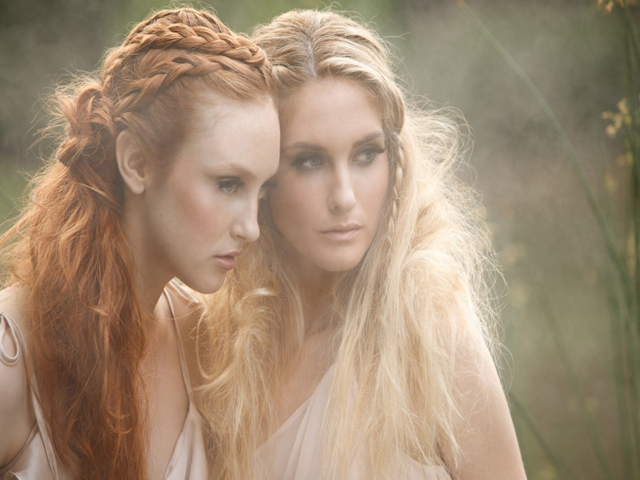
#> input picture image/girls.tif, 640 x 480 px
$ python -i dcp.py   (imports and definitions only)   (older library calls are emulated)
#> lines starting #> are read from the running program, lines starting #| are printed output that depends on the picture
import cv2
import math
import numpy as np


def DarkChannel(im,sz):
    b,g,r = cv2.split(im)
    dc = cv2.min(cv2.min(r,g),b)
    kernel = cv2.getStructuringElement(cv2.MORPH_RECT,(sz,sz))
    dark = cv2.erode(dc,kernel)
    return dark

def AtmLight(im,dark):
    [h,w] = im.shape[:2]
    imsz = h*w
    numpx = int(max(math.floor(imsz/1000),1))
    darkvec = dark.reshape(imsz)
    imvec = im.reshape(imsz,3)

    indices = darkvec.argsort()
    indices = indices[imsz-numpx::]

    atmsum = np.zeros([1,3])
    for ind in range(1,numpx):
        atmsum = atmsum + imvec[indices[ind]]

    A = atmsum / numpx
    return A

def TransmissionEstimate(im,A,sz):
    omega = 0.95
    im3 = np.empty(im.shape,im.dtype)

    for ind in range(0,3):
        im3[:,:,ind] = im[:,:,ind]/A[0,ind]

    transmission = 1 - omega*DarkChannel(im3,sz)
    return transmission

def Guidedfilter(im,p,r,eps):
    mean_I = cv2.boxFilter(im,cv2.CV_64F,(r,r))
    mean_p = cv2.boxFilter(p, cv2.CV_64F,(r,r))
    mean_Ip = cv2.boxFilter(im*p,cv2.CV_64F,(r,r))
    cov_Ip = mean_Ip - mean_I*mean_p

    mean_II = cv2.boxFilter(im*im,cv2.CV_64F,(r,r))
    var_I   = mean_II - mean_I*mean_I

    a = cov_Ip/(var_I + eps)
    b = mean_p - a*mean_I

    mean_a = cv2.boxFilter(a,cv2.CV_64F,(r,r))
    mean_b = cv2.boxFilter(b,cv2.CV_64F,(r,r))

    q = mean_a*im + mean_b
    return q

def TransmissionRefine(im,et):
    gray = cv2.cvtColor(im,cv2.COLOR_BGR2GRAY)
    gray = np.float64(gray)/255
    r = 60
    eps = 0.0001
    t = Guidedfilter(gray,et,r,eps)

    return t

def Recover(im,t,A,tx = 0.1):
    res = np.empty(im.shape,im.dtype)
    t = cv2.max(t,tx)

    for ind in range(0,3):
        res[:,:,ind] = (im[:,:,ind]-A[0,ind])/t + A[0,ind]

    return res

def estimate_transmission(src):
    I = src.astype('float64')/255
    dark = DarkChannel(I,15)
    A = AtmLight(I,dark)
    te = TransmissionEstimate(I,A,15)
    t = TransmissionRefine(src,te)
    # J = Recover(I,t,A,0.1)
    return t

>>> import cv2
>>> picture = cv2.imread('../image/girls.tif')
#> picture is the input picture: shape (480, 640, 3); mean B, G, R 116.1, 139.8, 161.9
>>> result = estimate_transmission(picture)
#> in DarkChannel, `dark = cv2.erode(dc,kernel)`:
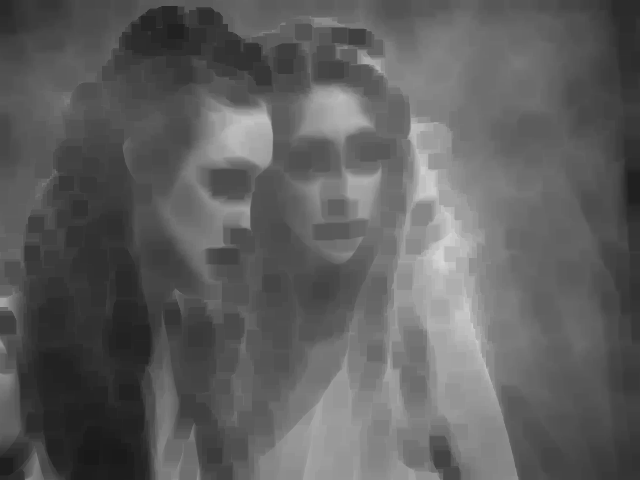
#> dark: shape (480, 640) float64; min 0.098, max 0.847, mean 0.37
#> in AtmLight, `indices = indices[imsz-numpx::]`: indices = 307 values, max 209752 at index 66, min 107301 at index 20, mean 153036.5
#> the loop in AtmLight, `for ind in range(1,numpx):` made 306 passes
#> atmsum on passes 1 to 3: [[0.89, 0.957, 1]], [[1.74, 1.89, 1.99]], [[2.66, 2.86, 2.98]]
#> after the loop in AtmLight, `for ind in range(1,numpx):`: atmsum = [[270.7, 290.2, 302.7]]
#> in AtmLight, `A = atmsum / numpx`: A = [[0.882, 0.945, 0.986]]
#> after the loop in TransmissionEstimate, `for ind in range(0,3):`:
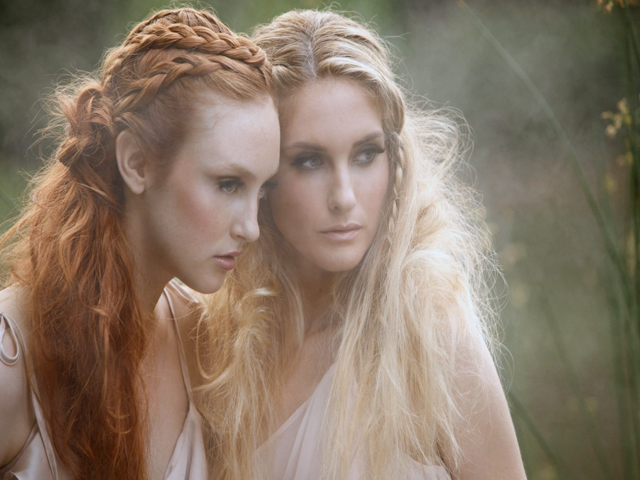
#> im3: shape (480, 640, 3) float64; mean B, G, R 0.516, 0.58, 0.644; drawn with min black and max white
#> in Guidedfilter, `cov_Ip = mean_Ip - mean_I*mean_p`:
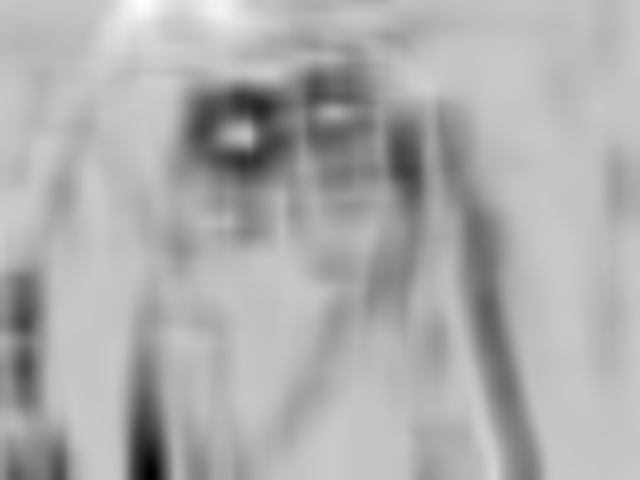
#> cov_Ip: shape (480, 640) float64; min -0.0261, max 0.00685, mean -0.0037; drawn with min black and max white
#> in Guidedfilter, `var_I   = mean_II - mean_I*mean_I`:
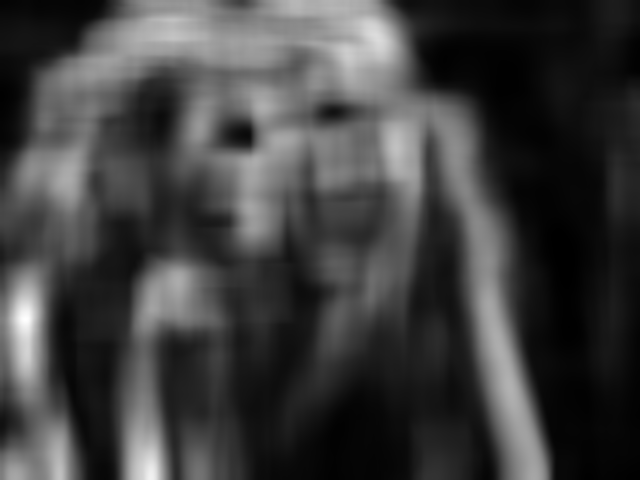
#> var_I: shape (480, 640) float64; min 0.00016, max 0.0291, mean 0.00736; drawn with min black and max white
#> in Guidedfilter, `mean_a = cv2.boxFilter(a,cv2.CV_64F,(r,r))`:
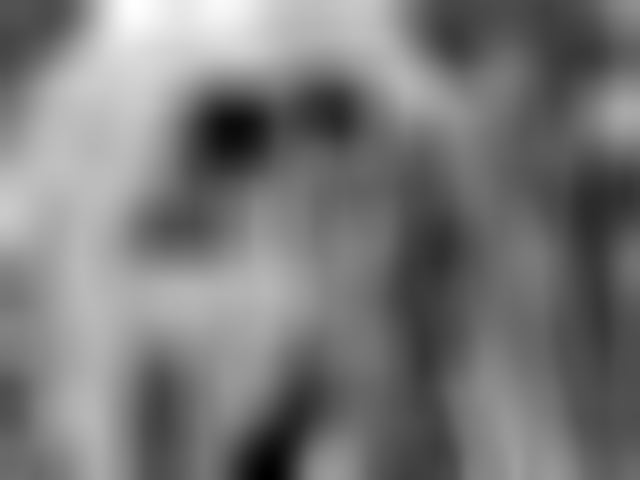
#> mean_a: shape (480, 640) float64; min -1.34, max 0.247, mean -0.587; drawn with min black and max white
#> in Guidedfilter, `mean_b = cv2.boxFilter(b,cv2.CV_64F,(r,r))`:
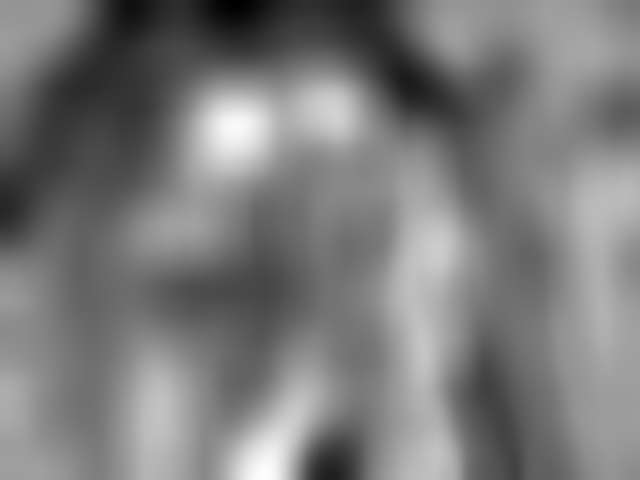
#> mean_b: shape (480, 640) float64; min 0.542, max 1.37, mean 0.941; drawn with min black and max white
#> in Guidedfilter, `q = mean_a*im + mean_b`:
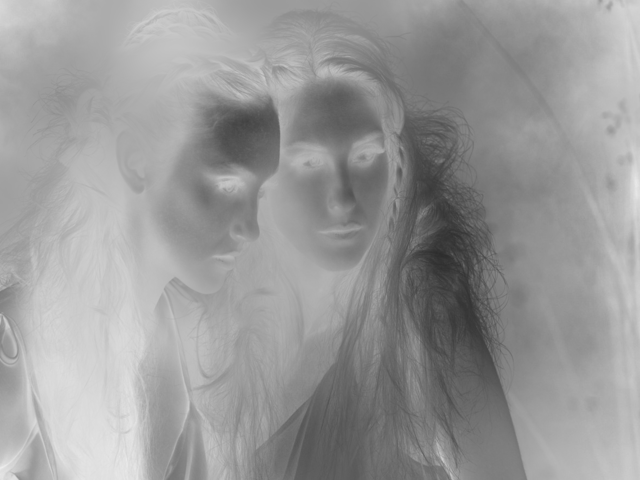
#> q: shape (480, 640) float64; min 0.177, max 0.93, mean 0.601

$ run again, on image/stadium.tif
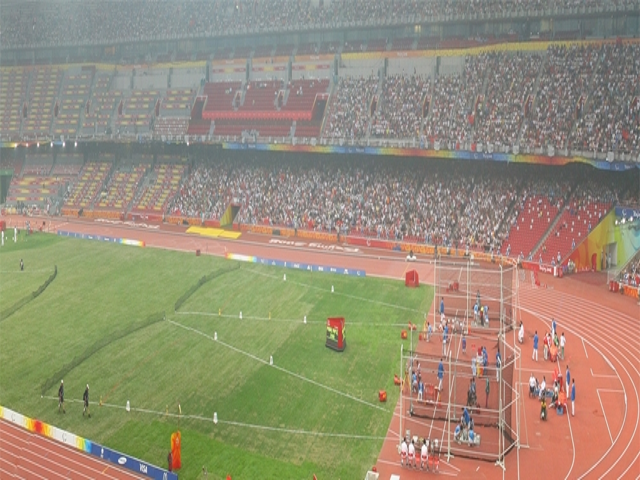
#> input picture image/stadium.tif, 640 x 480 px
#> picture is the input picture: shape (480, 640, 3); mean B, G, R 119.4, 141.2, 150.8
#> in DarkChannel, `dark = cv2.erode(dc,kernel)`:
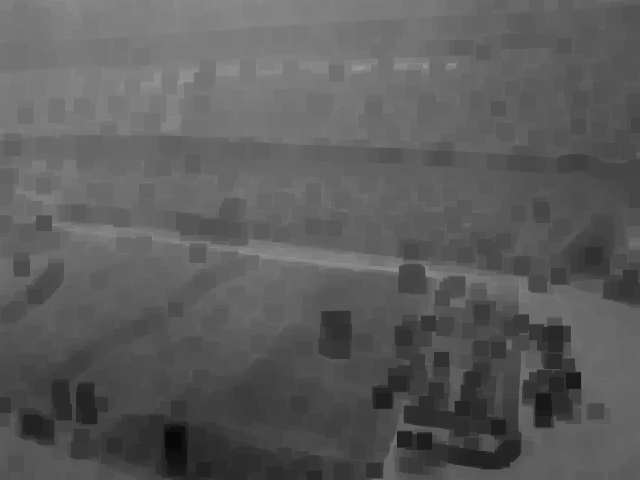
#> dark: shape (480, 640) float64; min 0.0314, max 0.612, mean 0.36
#> indices = 307 values, max 173195 at index 33, min 41383 at index 101, mean 52715.3
#> the loop in AtmLight, `for ind in range(1,numpx):` made 306 passes
#> atmsum on passes 1 to 3: [[0.651, 0.667, 0.655]], [[1.28, 1.31, 1.26]], [[1.89, 1.93, 1.85]]
#> after the loop in AtmLight, `for ind in range(1,numpx):`: atmsum = [[196.3, 200.1, 194.5]]
#> in AtmLight, `A = atmsum / numpx`: A = [[0.64, 0.652, 0.633]]
#> in Guidedfilter, `mean_b = cv2.boxFilter(b,cv2.CV_64F,(r,r))`:
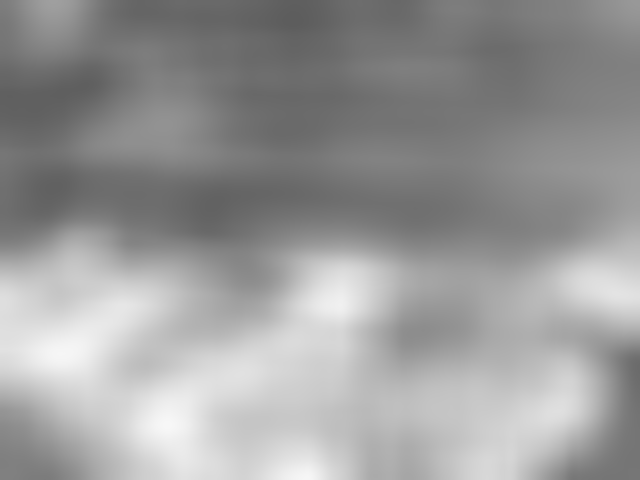
#> mean_b: shape (480, 640) float64; min 0.365, max 0.972, mean 0.605

$ run again, on image/waterfall.tif
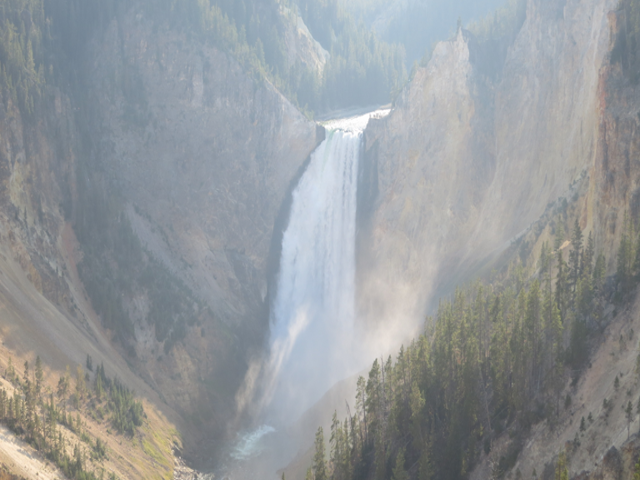
#> input picture image/waterfall.tif, 640 x 480 px
#> picture is the input picture: shape (480, 640, 3); mean B, G, R 155.4, 152.7, 148.5
#> in DarkChannel, `dark = cv2.erode(dc,kernel)`:
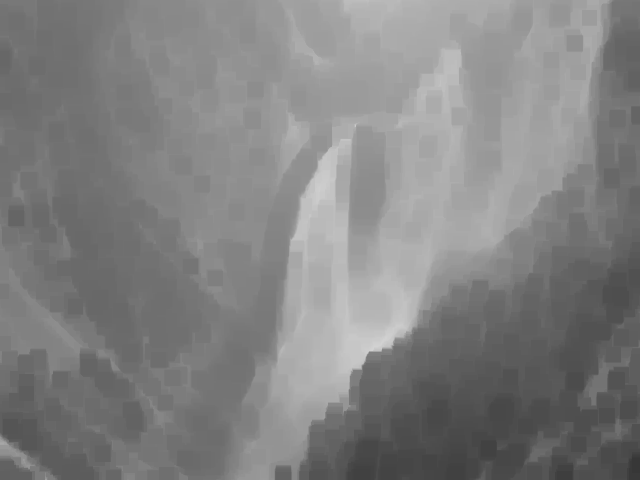
#> dark: shape (480, 640) float64; min 0.216, max 0.824, mean 0.508
#> indices = 307 values, max 226286 at index 112, min 80355 at index 4, mean 186266.2
#> the loop in AtmLight, `for ind in range(1,numpx):` made 306 passes
#> atmsum on passes 1 to 3: [[0.847, 0.867, 0.886]], [[1.67, 1.71, 1.74]], [[2.6, 2.58, 2.58]]
#> after the loop in AtmLight, `for ind in range(1,numpx):`: atmsum = [[265.5, 264.2, 264.3]]
#> in AtmLight, `A = atmsum / numpx`: A = [[0.865, 0.861, 0.861]]
#> in Guidedfilter, `mean_b = cv2.boxFilter(b,cv2.CV_64F,(r,r))`:
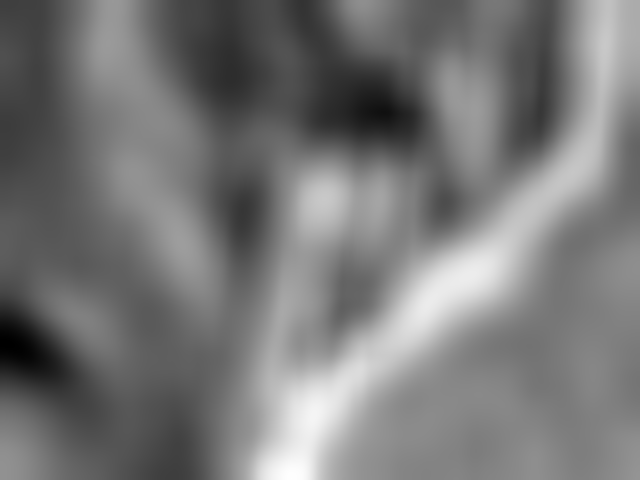
#> mean_b: shape (480, 640) float64; min 0.382, max 1.16, mean 0.745; drawn with min black and max white
